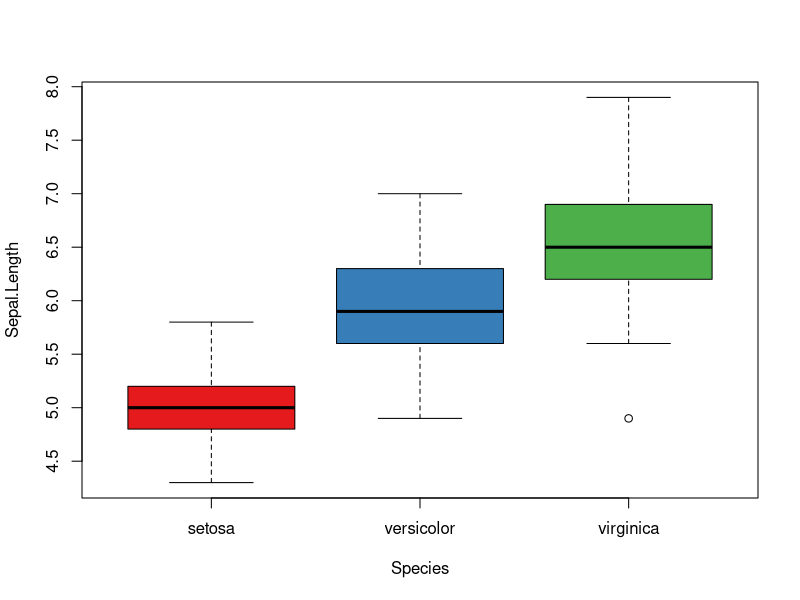
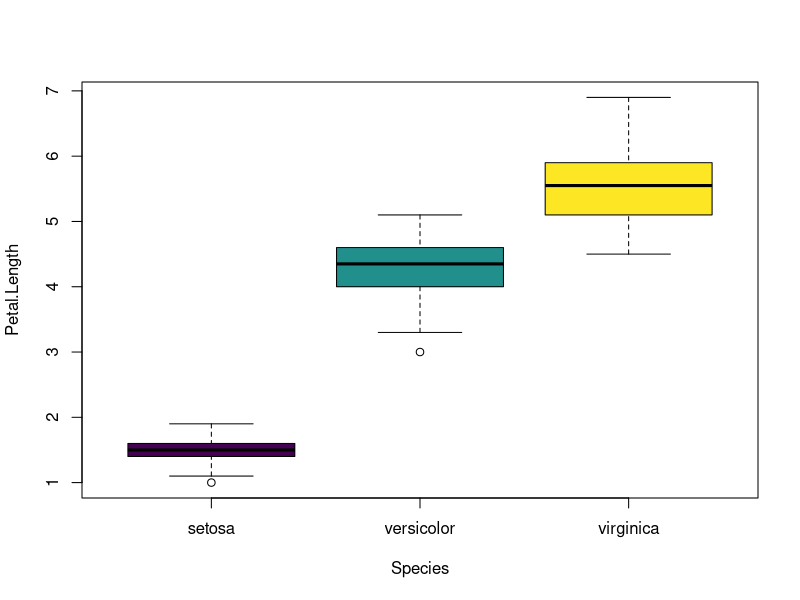

Here is the R script that generated these plots, in order:
## ---- chunk 1
library(RColorBrewer)
with(iris, boxplot(Sepal.Length~Species,col=brewer.pal(3,"Set1")))

## ---- chunk 2
library(viridis)
with(iris, boxplot(Petal.Length~Species,col=viridis(3)))

